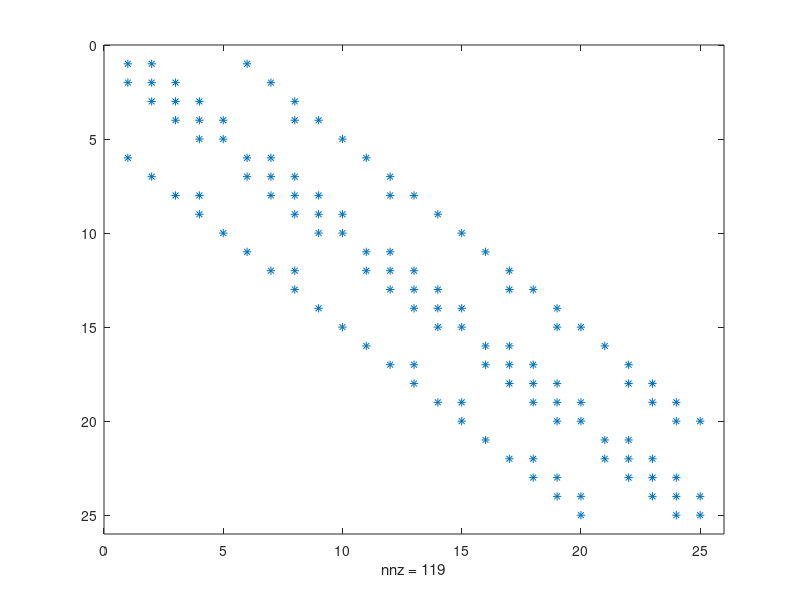

The MATLAB source for this figure:
clear
h=1/4;
x=0:h:1;
M = length(x);

% mesh
col = repmat(x',M,1);
row = reshape(repmat(x,M,1),[numel(col),1]);
N=[row, col];

% triangluation
T = [];
for j = 1:M-1
    for i = 1:M-1
        T = [T;
            i+M*(j-1) i+M*j i+1+M*(j-1);
            i+M*j i+1+M*j i+1+M*(j-1)];
    end
end

% % Visualize mesh
% trimesh(T,N(:,1),N(:,2))

%stiffness matrix A
A =sparse(M^2,M^2);
for n = 1:length(T)
    k = T(n,:);
    % gradient
    m=[N(k(1),1) N(k(1),2) 1;
       N(k(2),1) N(k(2),2) 1;
       N(k(3),1) N(k(3),2) 1];
    p1 = m\([1 0 0]');
    p2 = m\([0 1 0]');
    p3 = m\([0 0 1]');
    % element stiff matrix
    p11=p1(1:2)'*p1(1:2)*abs(det(m))/2;
    p22=p2(1:2)'*p2(1:2)*abs(det(m))/2;
    p33=p3(1:2)'*p3(1:2)*abs(det(m))/2;
    p12=p1(1:2)'*p2(1:2)*abs(det(m))/2;
    p23=p2(1:2)'*p3(1:2)*abs(det(m))/2;
    p13=p1(1:2)'*p3(1:2)*abs(det(m))/2;
    p21=p12;
    p32=p23;
    p31=p13;
    % Assembly
    A(k(1),k(1))=A(k(1),k(1))+p11;
    A(k(2),k(2))=A(k(2),k(2))+p22;
    A(k(3),k(3))=A(k(3),k(3))+p33;
    A(k(1),k(2))=A(k(1),k(2))+p12;
    A(k(2),k(3))=A(k(2),k(3))+p23;
    A(k(1),k(3))=A(k(1),k(3))+p13;
    A(k(2),k(1))=A(k(2),k(1))+p21;
    A(k(3),k(2))=A(k(3),k(2))+p32;
    A(k(3),k(1))=A(k(3),k(1))+p31;
end

spy(A)